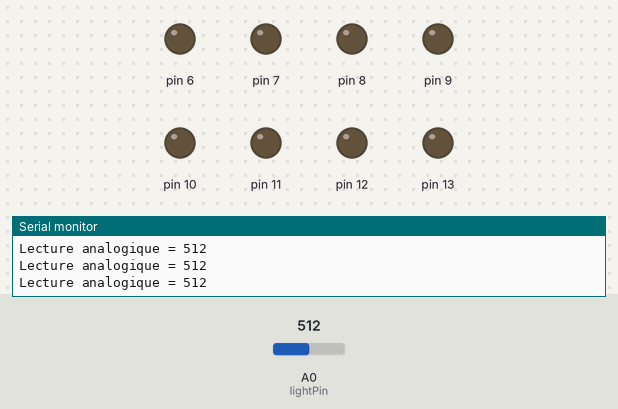
A sketch run on a simulated Arduino Uno, built with avr-gcc and run on an emulated ATmega328P. Shown: output pins drawn as LEDs (lit = HIGH), the last lines printed to the serial monitor. Dashed ring = blinking. The inputs (shaded band) are chosen by the test bench; at power-on: A0 (lightPin) = 512.

Above: at 1.2 s.
1.3 s: A0 (lightPin) set to 54
4.3 s: A0 (lightPin) set to 43
At 5.12 s:
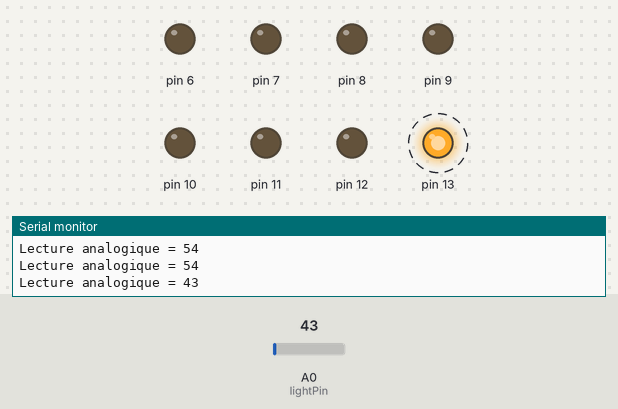
7.3 s: A0 (lightPin) set to 60
At 7.47 s:
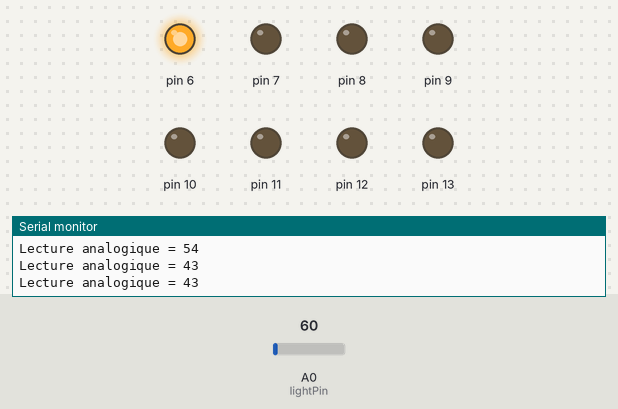
10.3 s: A0 (lightPin) set to 40
At 10.49 s:
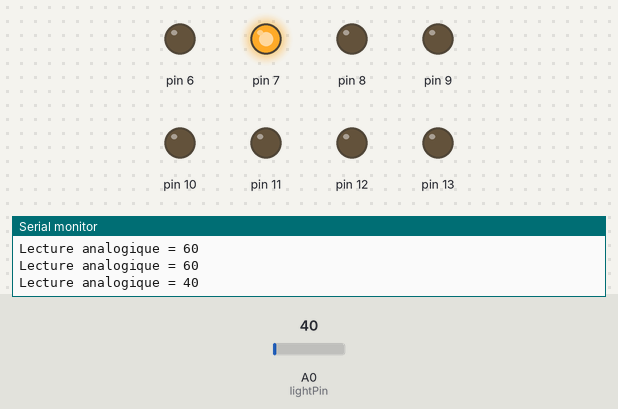
13.3 s: A0 (lightPin) set to 122
At 13.9 s:
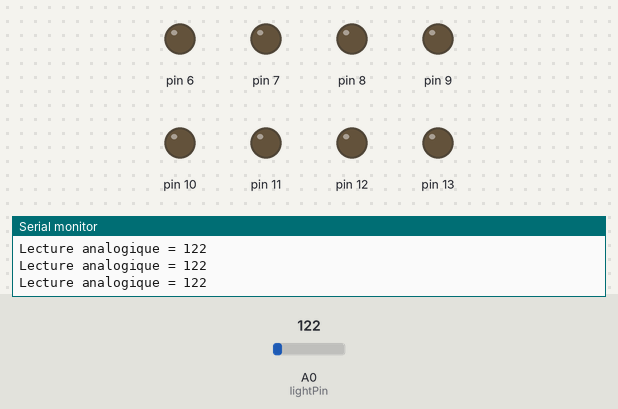
Timing chart, 0 to 16.0 s (numbered marks = the images above; inputs shaded):
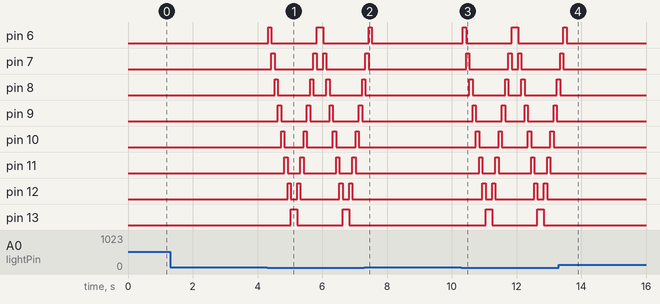

The sketch:

LED_Light_Chaser.ino
```cpp
int lightPin = 0;

int lightReading;  // Lecture analogique de la valeur de la photorésistance avec le diviseur de tension


void setup() {

  pinMode(lightPin, INPUT);  // Designer la broche A0 comme input

  for (int ledPin = 6; ledPin < 14; ledPin++) {
    pinMode(ledPin, OUTPUT);  // Designer la broque ledPin comme OUTPUT
  }

  Serial.begin(9600);
}


void loop() {

  lightReading = analogRead(lightPin);  // Lecture de la valeur luminosité envoyé par la photorésistance

  //Affichage de la valeur de "lightReading" dans la console
  Serial.print("Lecture analogique = ");
  Serial.println(lightReading);  // Affichage de la valeur brute issue de la photorésistance.

  if (lightReading < 50) {
    for (int ledPin = 6; ledPin < 14; ledPin++) {
      digitalWrite(ledPin, HIGH);  // Allumer le led qui se trouve sur la broche ledPin
      delay(100);
      digitalWrite(ledPin, LOW);  // Eteint le led qui se trouve sur la broche ledPin
    }

    for (int ledPin = 13; ledPin >= 6; ledPin--) {
      digitalWrite(ledPin, HIGH);  // Allumer le led qui se trouve sur la broche ledPin
      delay(100);
      digitalWrite(ledPin, LOW);  // Eteint le led qui se trouve sur la broche ledPin
    }
  }
}
```

Measured:
- the behaviour switches between 50 and 49 on A0 (lightPin) (found by bisection; images 0 and 1)
- after the input at 4.3 s, pin 6: LOW → HIGH at once, → LOW 0.10 s later, → HIGH 1.4 s later, → LOW 0.20 s later; pin 7: goes HIGH 0.10 s, LOW 1.2 s, HIGH 0.10 s, LOW 0.20 s, HIGH 0.10 s, then LOW, starting after 0.13 s
- after the input at 7.3 s, pin 7: goes on until 7.4 s, then stays LOW; pin 8: goes on until 7.3 s, then stays LOW; pin 9–13: stops changing and stays LOW
- after the input at 10.3 s, pin 6: LOW → HIGH after 0.05 s, → LOW 0.10 s later, → HIGH 1.4 s later, → LOW 0.20 s later; pin 7: goes HIGH 0.10 s, LOW 1.2 s, HIGH 0.10 s, LOW 0.20 s, HIGH 0.10 s, then LOW, starting after 0.15 s
- after the input at 13.3 s, pin 7: goes on until 13.4 s, then stays LOW; pin 8: goes on until 13.3 s, then stays LOW; pin 9–12: stops changing and stays LOW; pin 13: stays LOW (without the input it goes to HIGH after 0.95 s)
